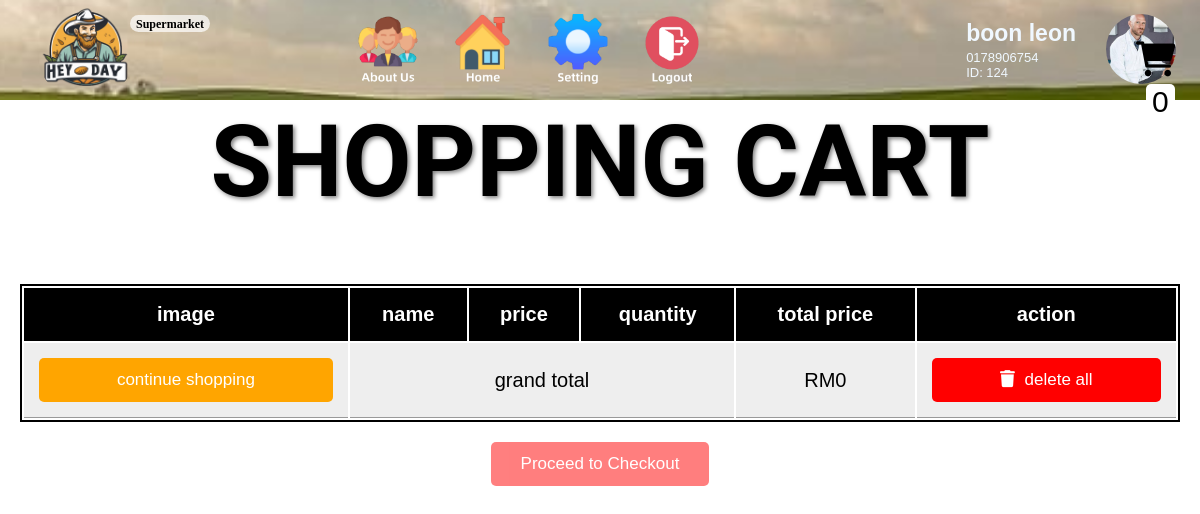
The page /cart.php (signed in) on the database its author committed.
### tables this page shows
CREATE TABLE IF NOT EXISTS `users` (
  `userid` int NOT NULL AUTO_INCREMENT,
  `usertype` varchar(20) DEFAULT NULL,
  `username` varchar(255) DEFAULT NULL,
  `password` varchar(255) DEFAULT NULL,
  `email` varchar(255) DEFAULT NULL,
  `phonenumber` varchar(100) DEFAULT NULL,
  `fullname` varchar(150) DEFAULT NULL,
  `country` varchar(100) DEFAULT NULL,
  `postcode` int DEFAULT NULL,
  `state` varchar(100) DEFAULT NULL,
  `city` varchar(100) DEFAULT NULL,
  `addressline` text,
  `userpic` varchar(255) DEFAULT NULL,
  `verificationcode` varchar(255) DEFAULT NULL,
  PRIMARY KEY (`userid`)
);

### cart.php (the view, shortened to what this page needs)
<?php
include 'conn.php';
$userId = $_SESSION['user_id'];
$host = 'localhost';
$dbname = 'webdevelopment';
$dbusername = 'root';
$dbpassword = '';
try {
    $pdo = new PDO("mysql:host=$host;dbname=$dbname", $dbusername, $dbpassword);
    $pdo->setAttribute(PDO::ATTR_ERRMODE, PDO::ERRMODE_EXCEPTION);
    $userId = $_SESSION["user_id"];
    $query = "SELECT userpic FROM users WHERE userid = :id;";
    $stmt = $pdo->prepare($query);
    $stmt->bindParam(":id", $userId);
    $stmt->execute();
    if ($stmt->rowCount() > 0) {
        $row = $stmt->fetch(PDO::FETCH_ASSOC);
        if (isset($row['userpic'])) {
            $userProfilePicture = $row['userpic'];
        }
    }
    $query = "SELECT username, phonenumber FROM users WHERE userid = :id;";
    $stmt = $pdo->prepare($query);
    $stmt->bindParam(":id", $userId);
    $stmt->execute();
    if ($stmt->rowCount() > 0) {
        $row = $stmt->fetch(PDO::FETCH_ASSOC);
        if (isset($row['username'])) {
            $username = $row['username'];
        }
        if (isset($row['phonenumber'])) {
            $userPhone = $row['phonenumber'];
        }
    } else {
        $username = 'John Sinar';
        $userPhone = '(+601) 18 888 9988';
    }
} catch (PDOException $e) {
    die("Connection failed: " . $e->getMessage());
}
?>
<!DOCTYPE html>
<html lang="en">
<head>
    <link rel="stylesheet" href="https://cdnjs.cloudflare.com/ajax/libs/font-awesome/6.0.0/css/all.min.css">
    <link rel="stylesheet" href="cart.css">
</head>
<body>
    <header class="header-main">
        <div class="header-main-logo">
            <img src="Image/logo.png" alt="HeyDaylogo">
            <div class="farmerbackground"></div>
            <div class="farmerword">Supermarket</div>
            <nav class="header-main-topNav">
                <ul>
                    <li><a href="supermarket_about_us.php"><img src="Image/AboutUs_icon.png"></a></li>
                    <li><a href="product.php"><img src="Image/home_icon.png"></a></li>
                    <li><a href="setting(buyer).php"><img src="Image/setting_icon.png"></a></li>
                    <li><a href="./logout.php"> <img src="./farmer_item_pic/logout.png"></a></li>
                </ul>
            </nav>
            <?php
            $select_rows = mysqli_query($con, "SELECT * FROM `cart`") or die('query failed');
            $row_count = mysqli_num_rows($select_rows);
            ?>
            <a href="cart.php" class="cart-icon"><i class="fas fa-cart-shopping"></i><span><?php echo $row_count; ?></span></a>
        </div>
        <div class="header-main-profile">
            <ul>
                <li>
                    <div id="userName"><?php echo $username; ?></div>
                </li>
                <li>
                    <div id="userPhone"><?php echo $userPhone; ?></div>
                </li>
                <li>
                    <div id="userId">ID: <?php echo $userId; ?></div>
                </li>
            </ul>
            <div class="header-main-profile-logo"><img src="<?php echo $userProfilePicture; ?>" alt="UserProfile"></div>
        </div>
    </header>
    <div class="container">
        <section class="shopping-cart">
            <h1 class="heading">shopping cart</h1><br><br><br><br>
            <table>
                <thead>
                    <th>image</th>
                    <th>name</th>
                    <th>price</th>
                    <th>quantity</th>
                    <th>total price</th>
                    <th>action</th>
                </thead>
                <tbody>
                    <?php
                    $grand_total = 0;
                    ?>
                    <tr class="table-bottom">
                        <td><a href="product.php" class="option-btn" style="margin-top: 0;">continue shopping</a></td>
                        <td colspan="3">grand total</td>
                        <td>RM<?php echo $grand_total; ?></td>
                        <td><a href="cart.php?delete_all" onclick="return confirm('Are you sure you want to delete all items from the cart?');" class="delete-btn"> <i class="fas fa-trash"></i> delete all </a></td>
                    </tr>
                </tbody>
            </table>
            <div class="checkout-btn">
                <a href="checkout.php?checkout=true" class="btn <?= ($grand_total > 1) ? '' : 'disabled'; ?>">Proceed to Checkout</a>
            </div>
        </section>
    </div>
</body>
</html>

### cart.css (style rules this page uses)
body { margin: 0; }
.header-main { width: 100%; height: 100px; display: flex; justify-content: space-between; background-image: url("Image/upper_frame.jpg"); background-repeat: no-repeat; background-size: cover; background-position: center -310px; background-attachment: fixed; position: fixed; z-index: 99; }
.header-main-logo { width: fit-content; height: 100%; padding-left: 3vw; display: flex; }
.header-main-logo img { width: 100px; height: 100px; border-radius: 50%; object-fit: cover; align-self: center; }
.farmerbackground { position: absolute; top: 15px; left: 130px; border-radius: 10px; background-color: rgba(255, 255, 255, 0.7); width: 80px; height: 17px; }
.farmerword { position: absolute; left: 136px; top: 17px; font-size: 12px; font-weight: 800; color: var(--color-gray-200); display: inline-block; width: 46px; height: 17px; font-family: 'Montserrat'; }
.header-main-topNav { margin-left: 5vw; width: fit-content; height: 100%; }
.header-main-topNav ul { list-style: none; margin-left: 100px; margin-top: 10px; }
.header-main-topNav ul li { display: inline-block; padding-left: 1vw; }
.header-main-topNav ul li a img { width: 80px; height: 80px; }
.header-main-profile { width: fit-content; height: 100%; padding-right: 2vw; align-items: center; display: flex; column-gap: 2.5vw; ; }
.header-main-profile ul li { list-style: none; font-family: Arial, Helvetica, sans-serif; color: aliceblue; display: flex; flex-direction: column; align-items: flex-start; padding: 0; }
.header-main-profile ul li #userName { font-size: 23px; font-weight: 600; margin-bottom: 2.5px; text-align: right; }
.header-main-profile ul li #userPhone, .header-main-profile ul li #userId { font-size: 13px; font-weight: 500; text-align: right; }
.header-main-profile-logo img { width: 70px; height: 70px; border-radius: 50%; object-fit: cover; }
.cart-icon { position: absolute; top: 0; margin-top: 40px; margin-left: 1100px; font-size: 35px; color: #000; text-decoration: none; }
.cart-icon span { padding: .1rem .6rem; border-radius: .5rem; background-color: #fff; font-size: 30px; margin-left: 10px; }
* { font-family: 'Poppins', sans-serif; box-sizing: border-box; outline: none; border: none; text-decoration: none; }
html { font-size: 62.5%; overflow-x: hidden; }
.container { max-width: 1300px; margin: 0 auto; }
section { padding: 2rem; }
.heading { text-align: center; font-size: 100px; text-transform: uppercase; color: black; background-clip: text; -webkit-background-clip: text; text-shadow: 2px 2px 4px rgba(0, 0, 0, 0.5); font-family: 'Roboto', sans-serif; margin-bottom: 2rem; }
.btn, .option-btn, .delete-btn { display: block; width: 100%; text-align: center; background-color: rgb(54, 181, 206); color: white; font-size: 1.7rem; padding: 1.2rem 3rem; border-radius: .5rem; cursor: pointer; margin-top: 1rem; }
.option-btn i, .delete-btn i { padding-right: .5rem; }
.option-btn { background-color: orange; }
.delete-btn { margin-top: 0; background-color: red; }
.shopping-cart table { text-align: center; width: 100%; border: 2px solid black; }
.shopping-cart table thead th { padding: 1.5rem; font-size: 2rem; color: white; background-color: black; }
.shopping-cart table tr td { border-bottom: .1rem solid #999; padding: 1.5rem; font-size: 2rem; color: black; }
.shopping-cart table .table-bottom { background-color: #eee; }
.shopping-cart .checkout-btn { text-align: center; margin-top: 1rem; }
.shopping-cart .checkout-btn a { display: inline-block; width: auto; }
.shopping-cart .checkout-btn a.disabled { pointer-events: none; opacity: .5; user-select: none; background-color: red; }

### rows shown on the page
users: username "boon leon", phonenumber "0178906754", userpic (picture)

### other values the page prints
$row_count "0"
$userId "124"
$grand_total "0"
